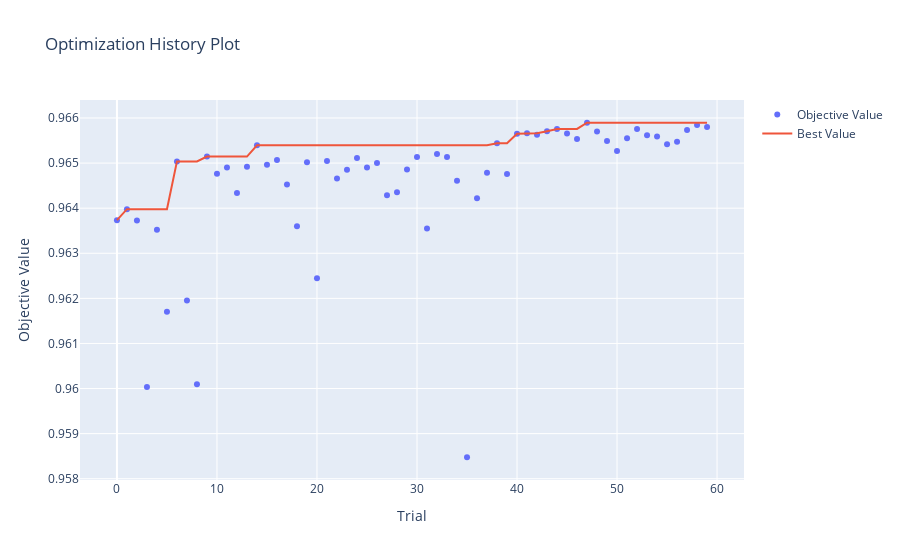

Notebook code for this chart:
### Code cell
optuna.visualization.plot_optimization_history(study_xgb)
